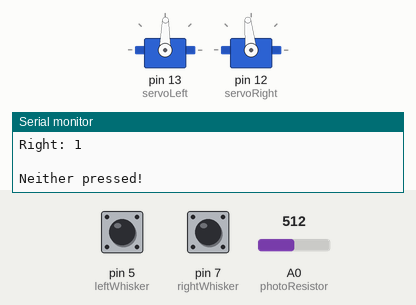
This sketch was run on a simulated Arduino Uno, built with avr-gcc and run on an emulated ATmega328P. Shown: 2 × servo, the last lines printed to the serial monitor. The test bench sets the inputs (shaded band); at power-on: pin 5 (leftWhisker) HIGH, pin 7 (rightWhisker) HIGH, A0 (photoResistor) = 512.

Above: at 1.9 s.
2.0 s: pin 5 (leftWhisker) pulled LOW for 0.75 s
At 3.8 s:
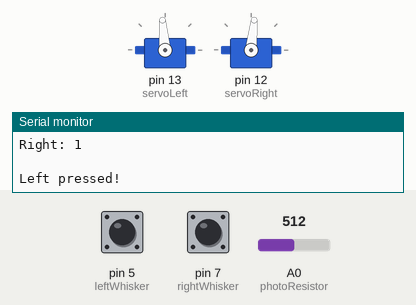
6.0 s: pin 7 (rightWhisker) pulled LOW for 3.2 s
10.7 s: A0 (photoResistor) set to 501
At 11.5 s:
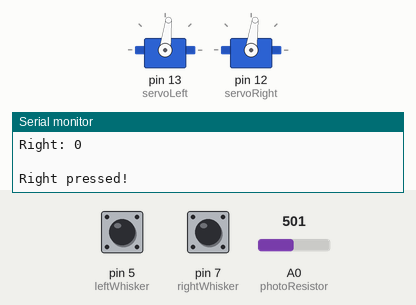
Timing chart, 0 to 13.7 s (numbered marks = the images above; inputs shaded):
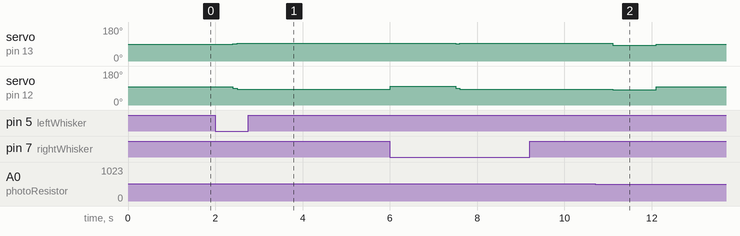

The sketch:

escapebot.ino
```cpp
/* This is a comment. We're coding cat whiskers
 * This comment can be multiple lines.
 * Otherwise, we'll just call // for single line comments
 */

#include <Servo.h>

const int photoResistor = A0;
const int threshold = 511;

int sensorReading = 0;

  // We have two whiskers, data type: int
const int leftWhisker = 5 ;
const int rightWhisker = 7 ;

  int blueLED = A0;

  Servo servoLeft;
  Servo servoRight;

void setup() {
  // put your setup code here, to run once:
  Serial.begin(9600);

  // Declares that my whiskers are inputs
  pinMode(leftWhisker, INPUT);
  pinMode(rightWhisker, INPUT);

  servoLeft.attach(13);
  servoRight.attach(12);
  servoLeft.writeMicroseconds(1459);  //left 1495 right 1452 = still servos = left 1496 right 1469
  servoRight.writeMicroseconds(1535); // left 1469 right 1496 = move forward
  //left 1510 right 1418 = move backward
  //left 1400 right 1390 = turn 180 for 2500 ms
}

//custom functions

void moveRobo() {
  servoLeft.writeMicroseconds(1459);
  servoRight.writeMicroseconds(1535);
}

void stopRobo() {
  servoLeft.writeMicroseconds(1495);
  servoRight.writeMicroseconds(1452);
  delay(100);
}
void reverseRobo() {
  servoLeft.writeMicroseconds(1520);
  servoRight.writeMicroseconds(1408);
  delay(3500);
}
void turnRobo() {
  servoLeft.writeMicroseconds(1400);
  servoRight.writeMicroseconds(1390);
  delay(1800);
}
void rightturnRobo(){
  servoLeft.writeMicroseconds(1500);
  servoRight.writeMicroseconds(1570);
  delay(1500);
}
void leftturnRobo(){
  servoLeft.writeMicroseconds(1400);
  servoRight.writeMicroseconds(1390);
  delay(1000);
}

void loop() {
  // put your main code here, to run repeatedly:

  // This allows my arduino to see the data I want
  int lwValue = digitalRead(leftWhisker);
  int rwValue = digitalRead(rightWhisker);

  // How do I see the information from above?
  Serial.print("Left: ");
  Serial.println(lwValue);
  Serial.print("Right: ");
  Serial.println(rwValue);
  Serial.println(" "); // Prints an additional space for tidiness

  moveRobo();

  if (lwValue == 0 && rwValue == 00) {
    Serial.println("Left and Right pressed!");
    stopRobo();
    reverseRobo();
    turnRobo();
    loop();
  } else if (lwValue == 0) {
    Serial.println("Left pressed!");
    stopRobo();
    reverseRobo();
    rightturnRobo();
    loop();
  } else if (rwValue == 0) {
    Serial.println("Right pressed!");
    stopRobo();
    reverseRobo();
    leftturnRobo();
    loop();
  } else {
    Serial.println("Neither pressed!");
  }

  // Left: ####
  // Right: ###

  // 100 milliseconds delay as to not overwhelm Serial Port
  delay(500);

    // put your main code here, to run repeatedly:
  sensorReading = analogRead(photoResistor);
  Serial.println(sensorReading);

  if (sensorReading <= 511){
    Serial.println("Ah! It's dark!");
    digitalWrite(blueLED, HIGH);
    delay(500);
    digitalWrite(blueLED, LOW);
    delay(500);
    digitalWrite(blueLED, HIGH);
    delay(500);
    digitalWrite(blueLED, LOW);
    delay(500);

  }
  delay(100);
}
```

Measured:
- the behaviour switches between 512 and 511 on A0 (photoResistor) (found by bisection; images 1 and 2)
- after the input at 2.0 s, servo on pin 13 (servoLeft): 89° → 92° after 0.40 s, → 95° 0.10 s later; servo on pin 12 (servoRight): 96° → 88° after 0.40 s, → 84° 0.10 s later
